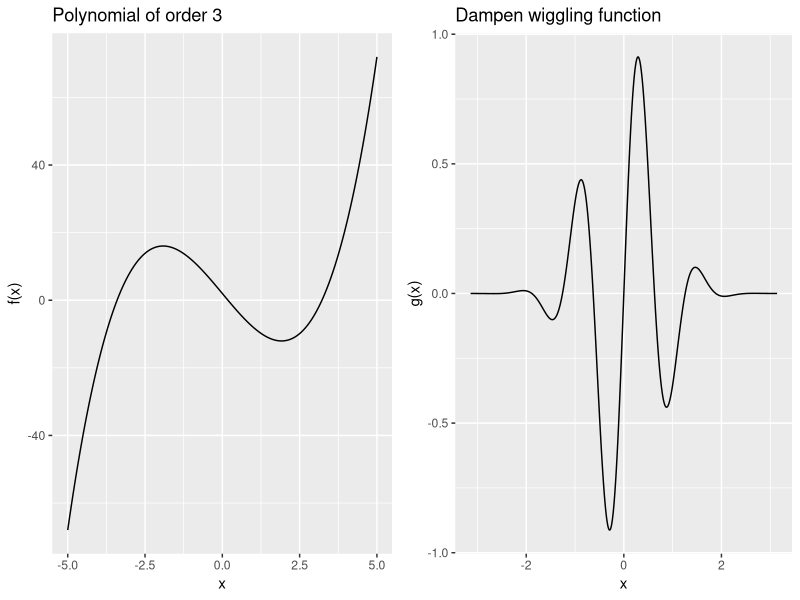

The R script that drew this image:
library(ggplot2)
library(gridExtra)

# function 1
x <- seq(-5.0,5.0,0.01)
y <- x^3 - 11*x +2
p1 <- ggplot() +
  geom_line(aes(x,y)) +
  xlab("x") +
  ylab("f(x)") +
  ggtitle("Polynomial of order 3")

# function 2 
xx <- seq(-3.14,3.14,0.01)
yy <- exp(-xx^2) * sin(5*xx)
p2 <- ggplot() +
  geom_line(aes(xx,yy)) +
  xlab("x") +
  ylab("g(x)") +
  ggtitle("Dampen wiggling function")

# plot side-by-side
grid.arrange(p1, p2, ncol=2)
ggsave("figures/true_functions.pdf", arrangeGrob(p1, p2, ncol = 2))

